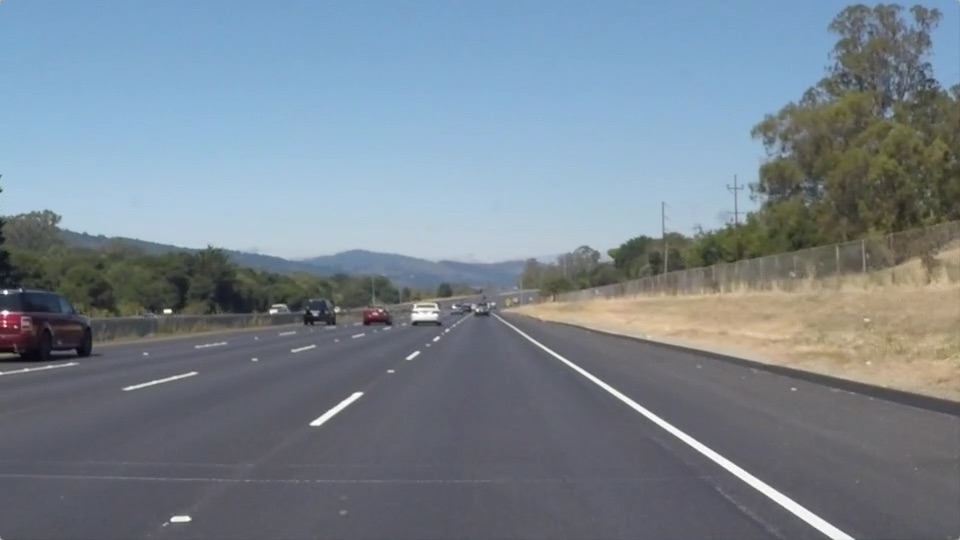
#> input picture solidWhiteRight.jpg, 960 x 540 px, found by its file name
$ python lane_detection.py
#> lines starting #> are read from the running program, lines starting #| are printed output that depends on the picture; after the words box and inside, x2 and y2 are one past the last pixel; in counts of white or black regions, pixels touching at a corner belong together
#> in lane_detection_pipeline, image is the input picture: shape (540, 960, 3); mean R, G, B 120.3, 132.6, 143.7
import matplotlib.pyplot as plt
import matplotlib.image as mpimg
import numpy as np

def color_selection(image, red_threshold, green_threshold, blue_threshold):
#> called with red_threshold = 200, green_threshold = 200, blue_threshold = 200
    color_select = np.copy(image)

    rgb_threshold = [red_threshold, green_threshold, blue_threshold]

    thresholds = (image[:,:,0] < rgb_threshold[0]) | (image[:,:,1] < rgb_threshold[1]) | (image[:,:,2] < rgb_threshold[2])
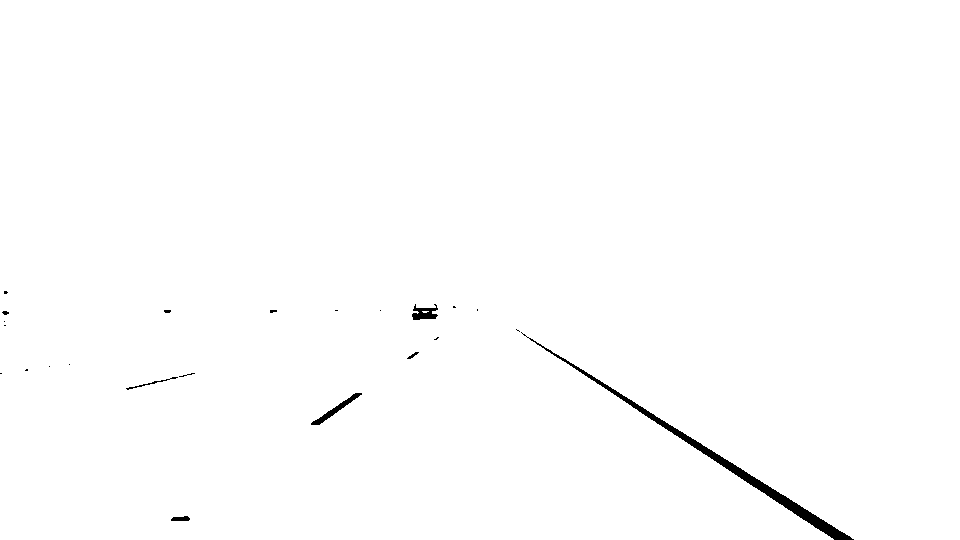
#> thresholds: shape (540, 960) bool; 99.4% white; 23 black regions (16 under 20 px), largest, box (x1, y1, x2, y2) and area: (521, 332, 854, 540) 2350, (311, 393, 362, 425) 291, (412, 304, 438, 320) 247
    color_select[thresholds] = [0, 0, 0]
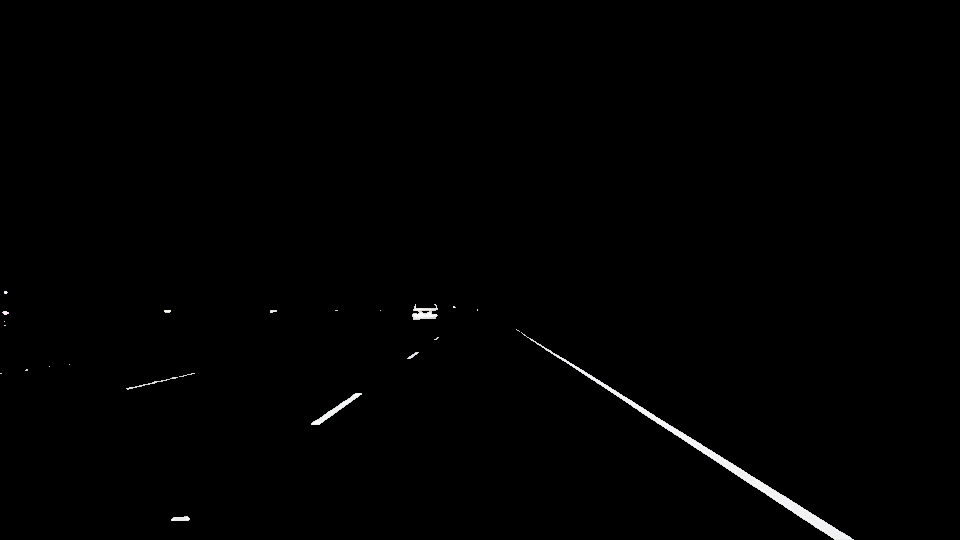
#> color_select: shape (540, 960, 3); mean R, G, B 1.5, 1.5, 1.5

    return color_select

def region_masking(image, left_bottom, right_bottom, apex, rgb_threshold):
    color_select = np.copy(image)
    line_image = np.copy(image)

    # Define the vertices of a triangular mask.
    fit_left = np.polyfit((left_bottom[0], apex[0]), (left_bottom[1], apex[1]), 1)
    fit_right = np.polyfit((right_bottom[0], apex[0]), (right_bottom[1], apex[1]), 1)
    fit_bottom = np.polyfit((left_bottom[0], right_bottom[0]), (left_bottom[1], right_bottom[1]), 1)

    color_thresholds = (image[:,:,0] < rgb_threshold[0]) | (image[:,:,1] < rgb_threshold[1]) | (image[:,:,2] < rgb_threshold[2])

    XX, YY = np.meshgrid(np.arange(0, image.shape[1]), np.arange(0, image.shape[0]))
    region_thresholds = (YY > (XX*fit_left[0] + fit_left[1])) & (YY > (XX*fit_right[0] + fit_right[1])) & (YY < (XX*fit_bottom[0] + fit_bottom[1]))

    color_select[color_thresholds | ~region_thresholds] = [0, 0, 0]
    line_image[~color_thresholds & region_thresholds] = [0, 255, 0]
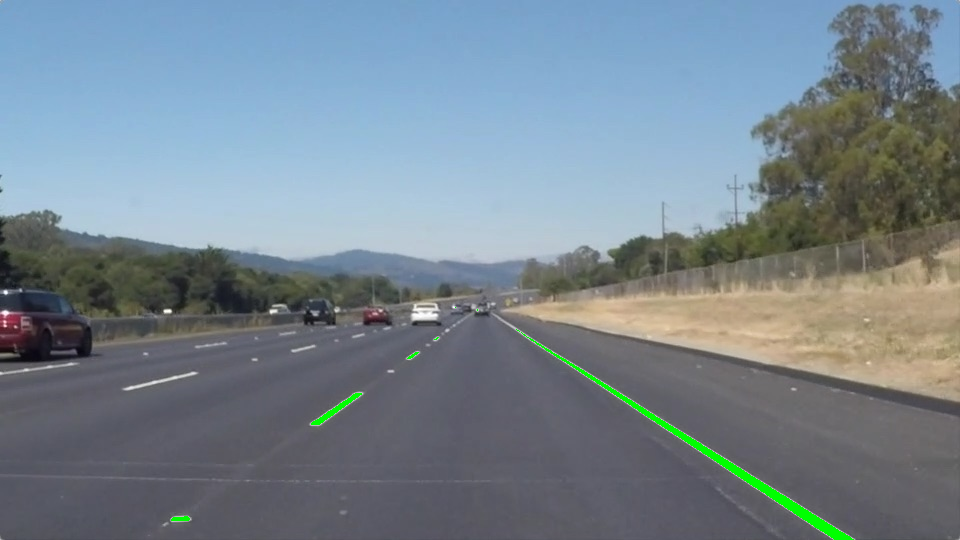
#> line_image: shape (540, 960, 3); 0.53% of pixels changed, all inside (x1, y1, x2, y2) = (171, 307, 854, 540)

    return color_select, line_image

def visualize_results(image, left_bottom, right_bottom, apex, color_select, line_image):
    plt.imshow(image)
    plt.title("Input Image")
    plt.show()

    plt.imshow(image)
    x = [left_bottom[0], right_bottom[0], apex[0], left_bottom[0]]
    y = [left_bottom[1], right_bottom[1], apex[1], left_bottom[1]]
    plt.plot(x, y, 'r--', lw=4)
    plt.title("Region Of Interest")
    plt.show()
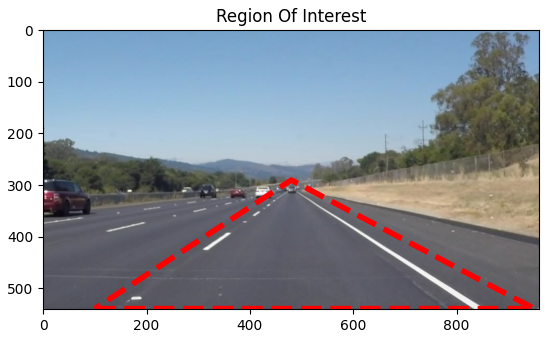
#> figure drawn by matplotlib, 1 panel

    plt.imshow(color_select)
    plt.title("Color Selection")
    plt.show()

    plt.imshow(line_image)
    plt.title("Lane Lines Detected")
    plt.show()

def lane_detection_pipeline(image_path, red_threshold, green_threshold, blue_threshold, left_bottom, right_bottom, apex):
    image = mpimg.imread(image_path)

    color_select = color_selection(image, red_threshold, green_threshold, blue_threshold)

    rgb_threshold = [red_threshold, green_threshold, blue_threshold]
    color_select, line_image = region_masking(image, left_bottom, right_bottom, apex, rgb_threshold)

    visualize_results(image, left_bottom, right_bottom, apex, color_select, line_image)

if __name__ == "__main__":
    image_path = 'test_images/solidWhiteRight.jpg'
    red_threshold = 200
    green_threshold = 200
    blue_threshold = 200
    left_bottom = [100, 539]
    right_bottom = [950, 539]
    apex = [480, 290]

    lane_detection_pipeline(image_path, red_threshold, green_threshold, blue_threshold, left_bottom, right_bottom, apex)

$ run again, with solidWhiteCurve.jpg copied over solidWhiteRight.jpg
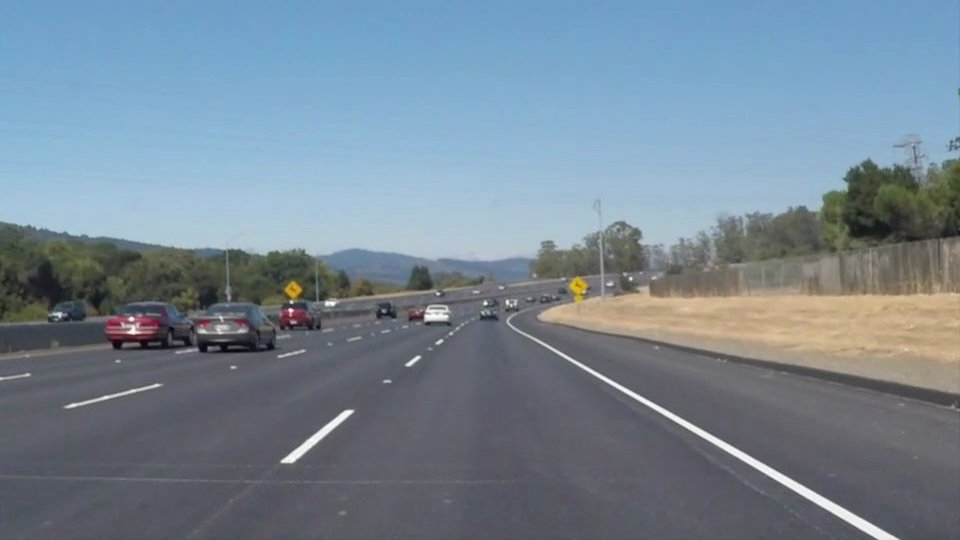
#> input picture solidWhiteCurve.jpg, 960 x 540 px, found by its file name
#> in lane_detection_pipeline, image is the input picture: shape (540, 960, 3); mean R, G, B 118.5, 134.5, 148.1
#> in color_selection, `thresholds = (image[:,:,0] < rgb_threshold[0]) | (image[:,:,1] < rgb_t..`:
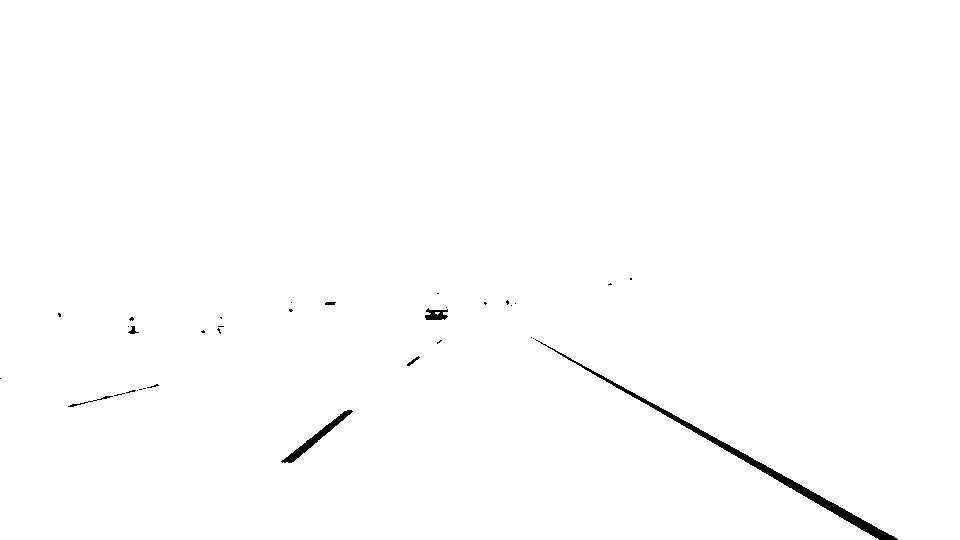
#> thresholds: shape (540, 960) bool; 99.4% white; 34 black regions (27 under 20 px), largest, box (x1, y1, x2, y2) and area: (535, 339, 898, 540) 2248, (281, 410, 353, 463) 560, (425, 308, 448, 320) 181
#> line_image: shape (540, 960, 3); 0.56% of pixels changed, all inside (x1, y1, x2, y2) = (281, 302, 898, 540)
#> in visualize_results, `plt.show()`:
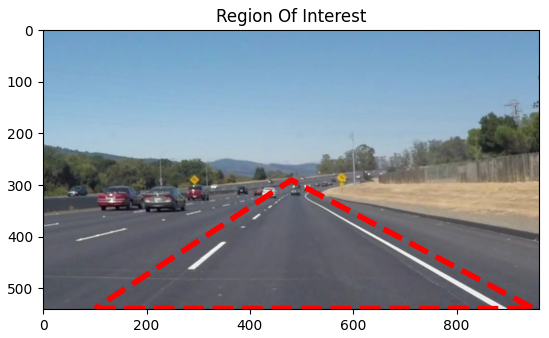
#> figure drawn by matplotlib, 1 panel

$ run again, with solidYellowCurve.jpg copied over solidWhiteRight.jpg
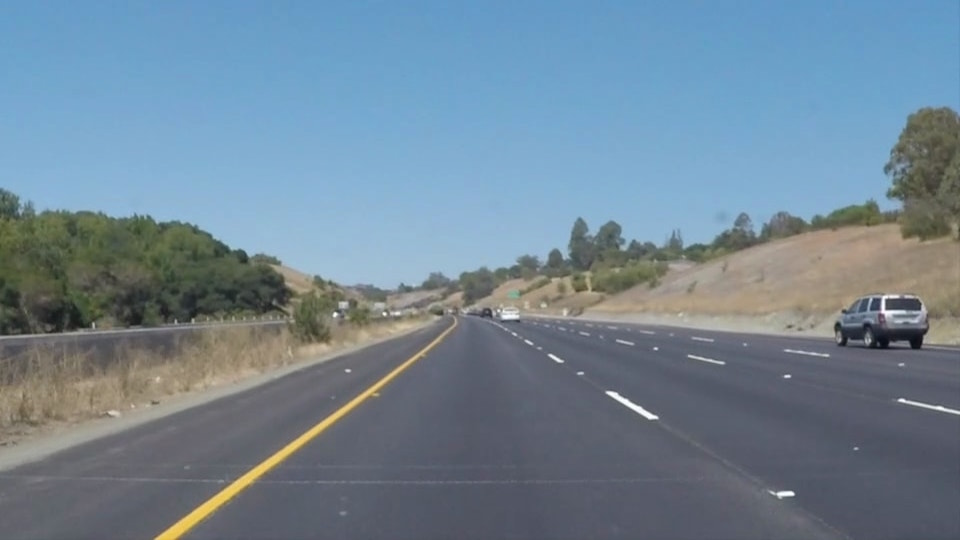
#> input picture solidYellowCurve.jpg, 960 x 540 px, found by its file name
#> in lane_detection_pipeline, image is the input picture: shape (540, 960, 3); mean R, G, B 113, 133.4, 149
#> in color_selection, `thresholds = (image[:,:,0] < rgb_threshold[0]) | (image[:,:,1] < rgb_t..`:
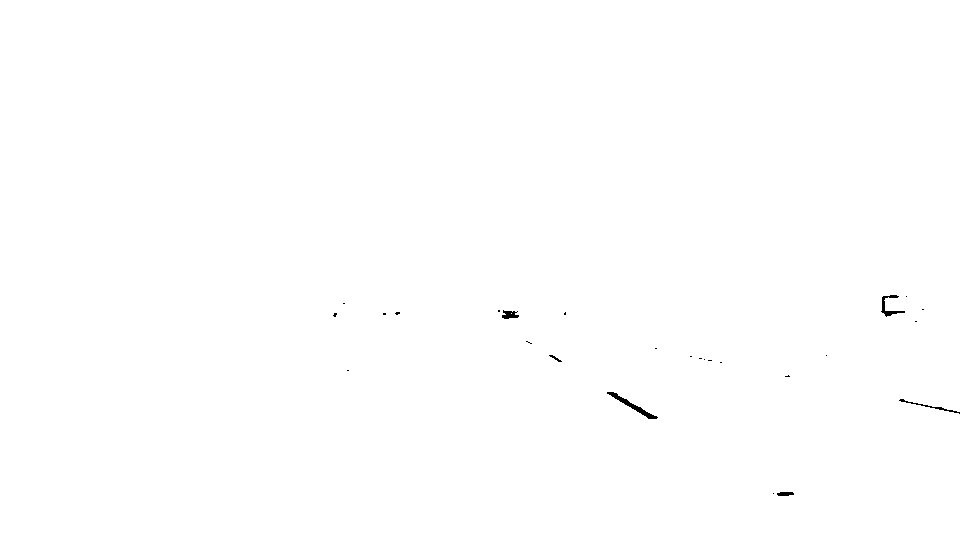
#> thresholds: shape (540, 960) bool; 99.9% white; 26 black regions (20 under 20 px), largest, box (x1, y1, x2, y2) and area: (607, 392, 658, 419) 245, (881, 295, 905, 317) 150, (899, 399, 960, 414) 105, (502, 310, 519, 319) 100, (777, 492, 794, 496) 58, (549, 355, 562, 362) 29
#> line_image: shape (540, 960, 3); 0.09% of pixels changed, all inside (x1, y1, x2, y2) = (498, 310, 794, 496)
#> in visualize_results, `plt.show()`:
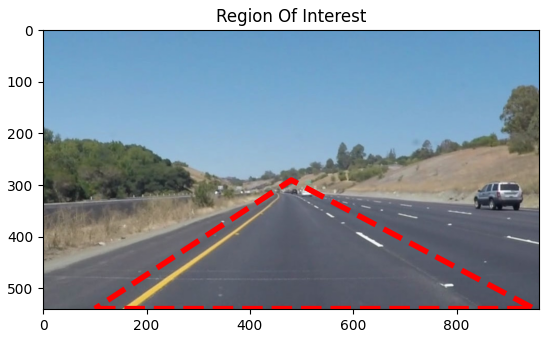
#> figure drawn by matplotlib, 1 panel

$ run again, with solidYellowCurve2.jpg copied over solidWhiteRight.jpg
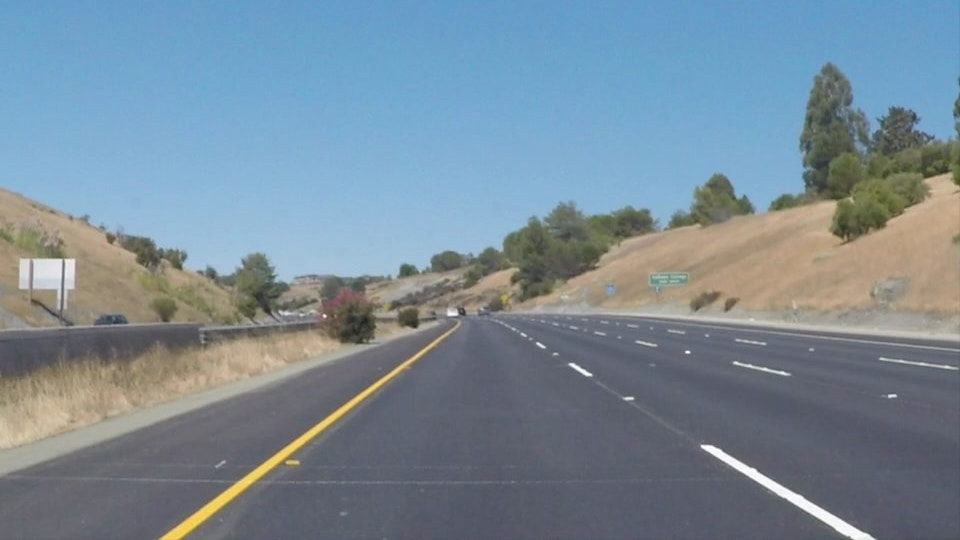
#> input picture solidYellowCurve2.jpg, 960 x 540 px, found by its file name
#> in lane_detection_pipeline, image is the input picture: shape (540, 960, 3); mean R, G, B 120.7, 138.6, 151.5
#> in color_selection, `thresholds = (image[:,:,0] < rgb_threshold[0]) | (image[:,:,1] < rgb_t..`:
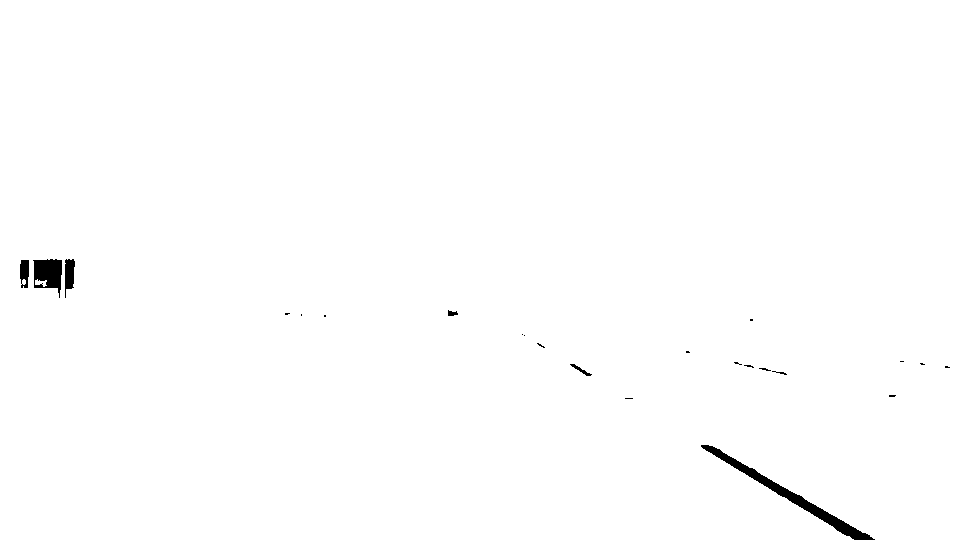
#> thresholds: shape (540, 960) bool; 99.4% white; 23 black regions (16 under 20 px), largest, box (x1, y1, x2, y2) and area: (701, 445, 875, 540) 1630, (33, 259, 62, 298) 740, (65, 259, 75, 298) 275
#> line_image: shape (540, 960, 3); 0.34% of pixels changed, all inside (x1, y1, x2, y2) = (448, 311, 875, 540)
#> in visualize_results, `plt.show()`:
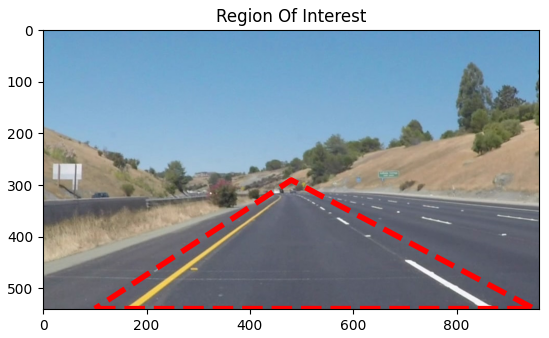
#> figure drawn by matplotlib, 1 panel
